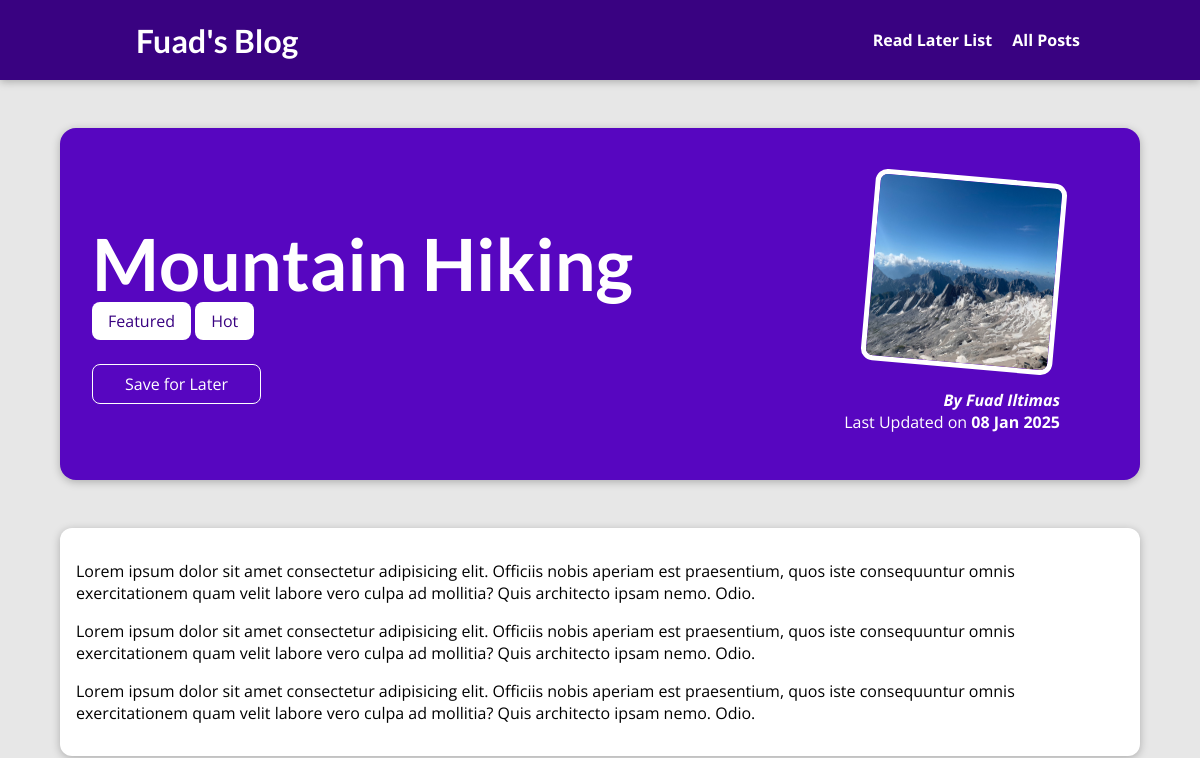
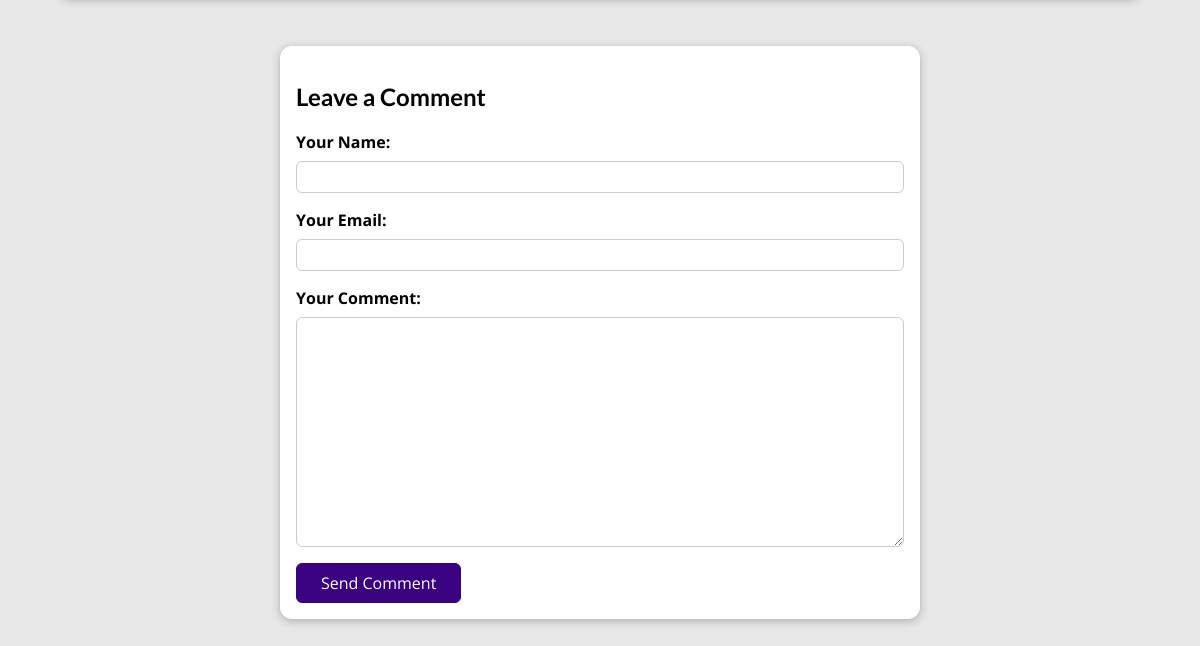
The page /posts/mountain-hiking on the database as committed earlier (2 pictures, top to bottom).
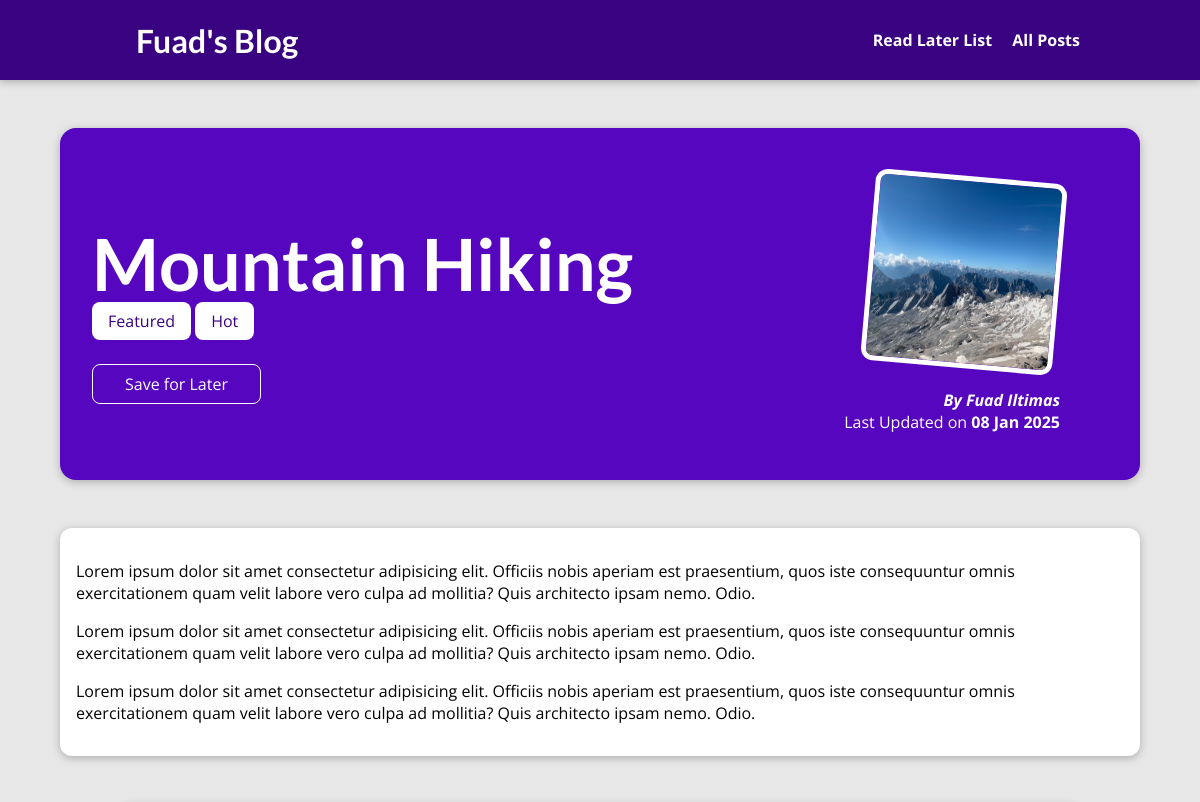
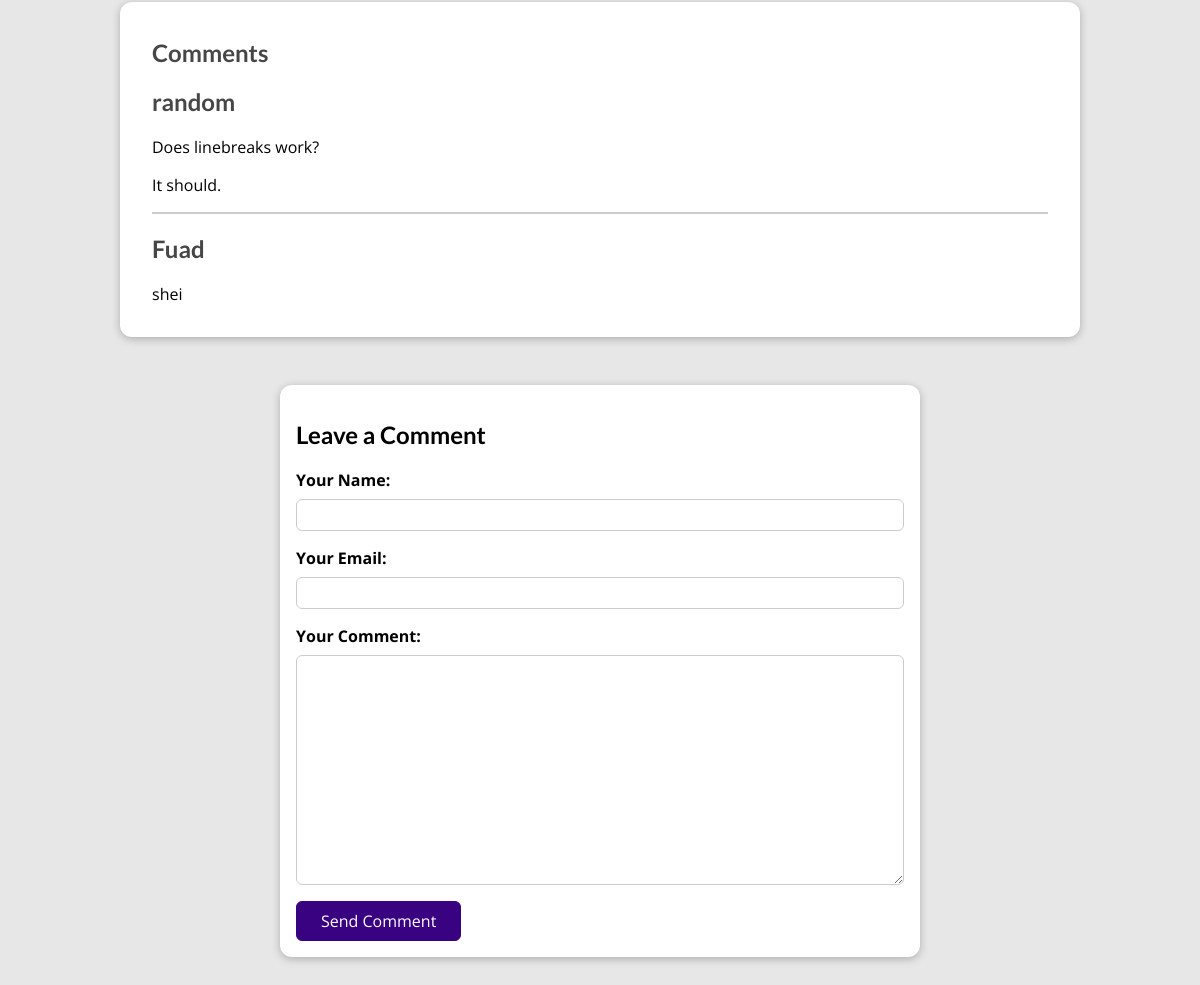
The same page on the database as committed later (2 pictures, top to bottom).
### blog/models.py (models this page shows, shortened)
class Post(models.Model):
    title = models.CharField(max_length=150)
    excerpt = models.CharField(max_length=200)
    image = models.ImageField(upload_to='posts', null=True)
    date = models.DateField(auto_now=True)
    slug = models.SlugField(unique=True)
    content = models.TextField(validators=[MinLengthValidator(10)])
    author = models.ForeignKey('Author', on_delete=models.SET_NULL, related_name='posts', null=True)
    tags = models.ManyToManyField('Tag', blank=True)

class Tag(models.Model):
    caption = models.CharField(max_length=20)

class Author(models.Model):
    first_name = models.CharField(max_length=50)
    last_name = models.CharField(max_length=50)
    email_address = models.EmailField()
    def full_name(self):
        return f"{self.first_name} {self.last_name}"
    def __str__(self):
        return self.full_name()

class Comment(models.Model):
    user_name = models.CharField(max_length=130)
    user_mail = models.EmailField()
    text = models.TextField(max_length=400)
    post = models.ForeignKey('Post', on_delete=models.CASCADE, related_name='comments')

### blog/views.py (the view, shortened to what this page needs)
# urls.py: path('posts/<slug:slug>', views.PostDetailView.as_view(), name='post_detail_page'),
class PostDetailView(View):
    def is_post_saved(self, request, post_id):
        stored_posts = request.session.get('stored_posts')
        if stored_posts is None:
            is_saved = False
        else:
            is_saved = post_id in stored_posts
        return is_saved
    def get(self, request, slug):
        post = get_object_or_404(Post, slug=slug)
        return render(request, 'blog/post-detail.html', {
            'post': post,
            'post_tags': post.tags.all(),
            'comment_form': CommentForm(),
            'comments': post.comments.all().order_by('-id'),
            'is_saved': self.is_post_saved(request, post.id)
        })

### blog/forms.py
class CommentForm(forms.ModelForm):
    class Meta:
        model = Comment
        exclude = ['post']
        labels = {
            'user_name': 'Your Name',
            'user_mail': 'Your Email',
            'text': 'Your Comment',
        }

### blog/templates/blog/post-detail.html (shortened to what this page needs)
{% extends "base.html" %}
{% load static %}
{% block css_style %}
    <link rel="stylesheet" href="{% static "blog/post-detail.css" %}">
{% endblock %}
{% block content %}
    <section id="summary">
        <h2>{{ post.title }}</h2>
        <div>
            {% for tag in post_tags %}
                <span class="tag">{{ tag.caption }}</span>
            {% endfor %}
        </div>
        <div id="read-later">
            <form action="{% url "read_later_page" %}" method="POST">
                <button>
                    {% if is_saved %}
                        Remove from Read Later List
                    {% else %}
                        Save for Later
                    {% endif %}
                </button>
            </form>
        </div>
        <article>
            <img src="{{ post.image.url }}" alt="{{ post.title }}">
            <address>By <a href="mailto: {{ post.author.email_address }}">{{ post.author }}</a></address>
            <div>
                Last Updated on <time>{{ post.date|date:"d M Y" }}</time>
            </div>
        </article>
    </section>
    <main>
        {{ post.content|linebreaks }}
    </main>
{% if comments %}
    <section id="comments">
        <h2>Comments</h2>
        <ul>
            {% for comment in comments %}
                <li>
                    <h2>{{ comment.user_name }}</h2>
                    <p>{{ comment.text|linebreaks }}</p>
                </li>
            {% endfor %}
        </ul>
    </section>
{% endif %}
    <section id="comment-form">
        <h2>Leave a Comment</h2>
        <form action="{% url 'post_detail_page' post.slug %}" method="POST">
            {% for field in comment_form %}
                <div class="form-control {% if field.errors %}invalid{% endif %}">
                    {{ field.label_tag }}
                    {{ field }}
                </div>
            {% endfor %}
            <button>Send Comment</button>
        </form>
    </section>
{% endblock %}

### templates/base.html (shortened to what this page needs)
{% load static %}
<!DOCTYPE html>
<html lang="en">
<head>
    <link rel="stylesheet" href="{% static "app.css" %} ">
    {% block css_style %}{% endblock %}
</head>
<body>
    <header id="main-navigation">
        <h1>
            <a href="{% url "starting_page" %}">Fuad's Blog</a>
        </h1>
        <nav>
            <a href="{% url "read_later_page" %}">Read Later List</a>
            <a href="{% url "posts_page" %}">All Posts</a>
        </nav>
    </header>
    {% block content %}{% endblock %}
</body>
</html>

### static/app.css (style rules this page uses)
* { box-sizing: border-box; }
html { font-family: 'Open Sans', 'Lato', sans-serif; }
body { margin: 0; }
h1, h2, h3 { font-family: 'Lato', sans-serif; font-weight: bold; }
#main-navigation { width: 100%; height: 5rem; display: flex; justify-content: space-between; align-items: center; padding: 0 10%; position: absolute; top: 0; left: 0; }
#main-navigation a { text-decoration: none; color: white; font-weight: bold; margin-left: 1rem; }

### blog/static/blog/post-detail.css (style rules this page uses)
body { background-color: #e7e7e7; }
#main-navigation { background-color: #390281; box-shadow: 0 2px 8px rgba(0, 0, 0, 0.25); }
#summary { margin: 8rem auto 3rem auto; padding: 2rem; width: 90%; max-width: 90rem; border-radius: 16px; background-color: #5706c0; position: relative; box-shadow: 0 2px 8px rgba(0, 0, 0, 0.25); height: 22rem; }
#summary h2 { color: white; font-size: 4.5rem; margin-bottom: 0.25rem; }
#summary article { position: absolute; top: 2rem; right: 3rem; padding: 1rem 2rem; border-radius: 12px; text-align: right; color: white; }
#summary article img { width: 12rem; height: 12rem; border-radius: 12px; transform: rotateZ(5deg); border: 5px solid white; margin-bottom: 1rem; }
#summary address { font-weight: bold; }
#summary a { color: white; text-decoration: none; }
#summary time { font-weight: bold; }
#read-later { margin: 2rem 0; }
#read-later button { background-color: transparent; border: 1px solid white; padding: 0.5rem 2rem; font: inherit; color: white; cursor: pointer; border-radius: 8px; }
main { width: 90%; max-width: 90rem; margin: 3rem auto; background-color: white; padding: 1rem; border-radius: 12px; box-shadow: 0 2px 8px rgba(0, 0, 0, 0.25); }
.tag { background-color: white; color: #390281; padding: 0.5rem 1rem; border-radius: 8px; }
#comment-form { margin: 3rem auto; width: 90%; max-width: 40rem; border-radius: 12px; background-color: white; box-shadow: 0 2px 8px rgba(0, 0, 0, 0.25); padding: 1rem; }
#comment-form button { font: inherit; background-color: #390281; color: white; border: 1px solid #390281; padding: 0.5rem 1.5rem; border-radius: 6px; cursor: pointer; }
.form-control { margin-bottom: 1rem; }
.form-control label { font-weight: bold; margin-bottom: 0.5rem; display: block; }
.form-control input, .form-control textarea { display: block; width: 100%; font: inherit; padding: 0.25rem; border-radius: 6px; border: 1px solid #ccc; }
#comments { margin: 3rem auto; width: 90%; max-width: 60rem; border-radius: 12px; background-color: white; box-shadow: 0 2px 8px rgba(0, 0, 0, 0.25); padding: 1rem 2rem; }
#comments ul { list-style: none; margin: 0; padding: 0; }
#comments li { margin-bottom: 1rem; border-bottom: 2px solid #ccc; }
#comments li:last-of-type { border-bottom: none; }
#comments h2 { color: #464646; }

Rows that differ between the two databases and show on the page:
added Comment: user_name "random", text "Does linebreaks work? It should."
added Comment: user_name "Fuad", text "shei"
Other text that changed with them:
text now shown: "Comments"
